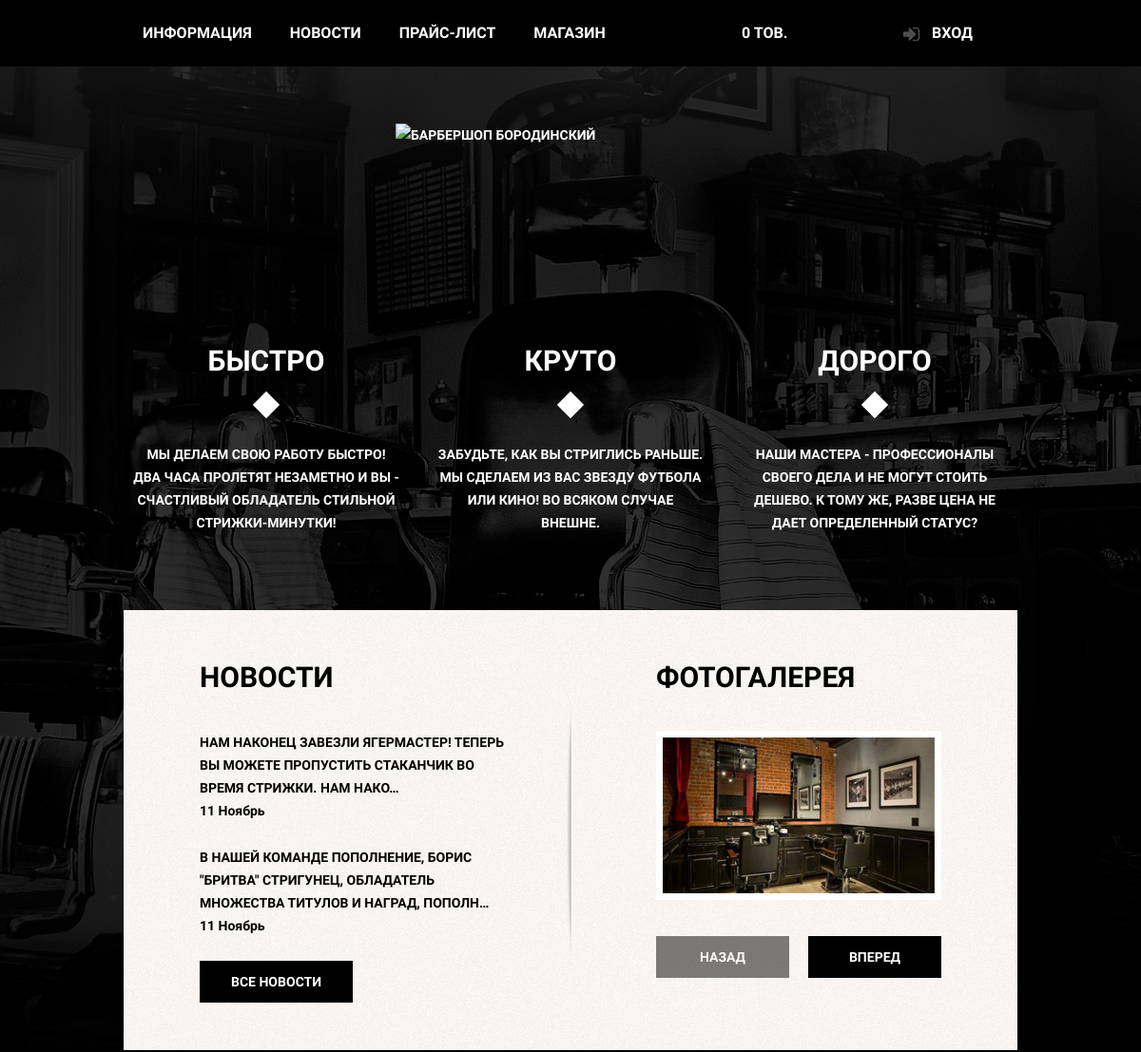
Before: / (upper part) with the older database file.
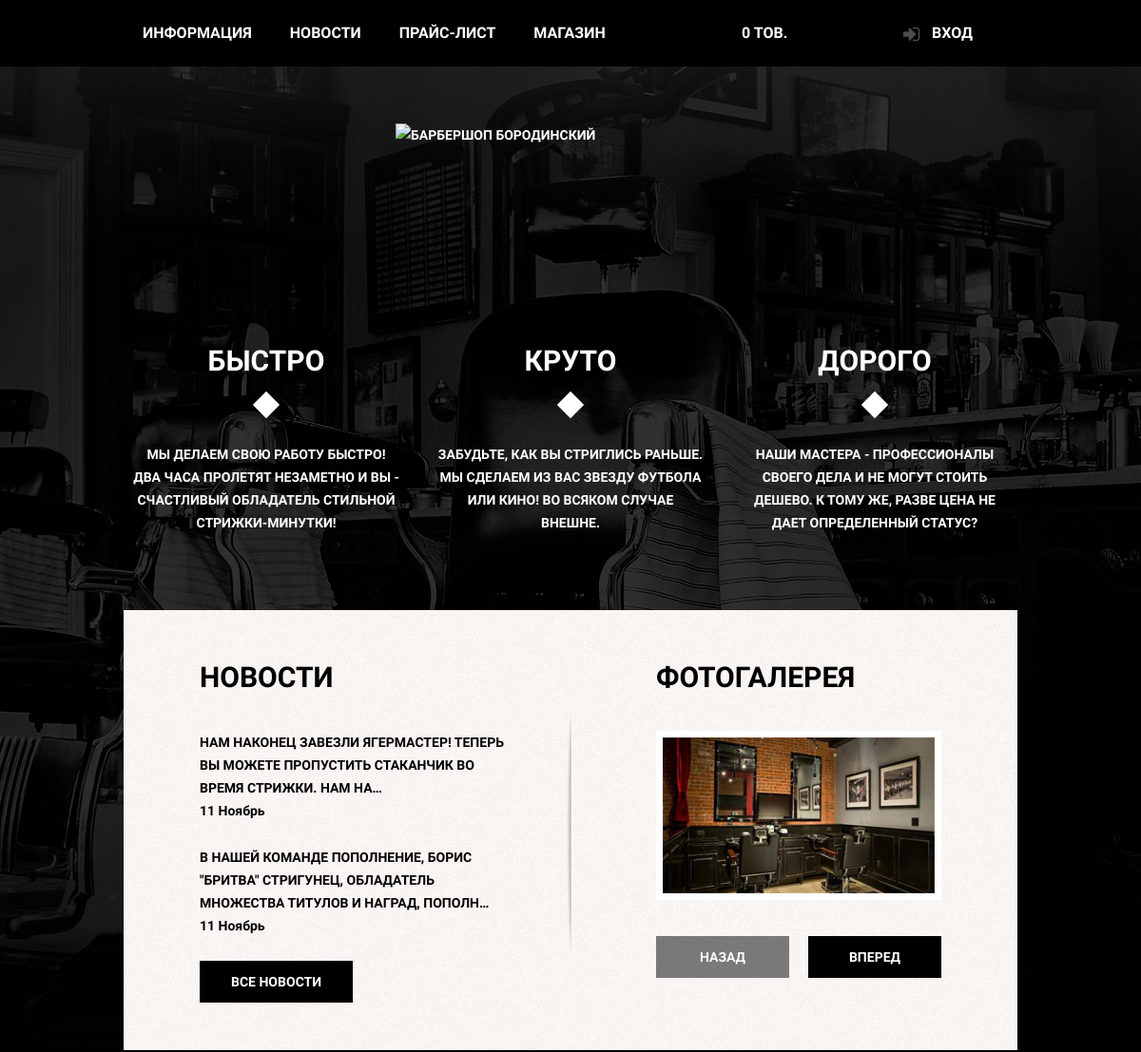
After: the same page with the newer database file.
### barber_app/models.py (models this page shows, shortened)
class News(models.Model):
	title = models.CharField(max_length=250, db_index=True)
	slug = models.SlugField(max_length=250, unique=True)
	body = RichTextUploadingField(blank=True, null=True)
	date = models.DateField()
	class Meta:
		ordering = ['-date']

### barber_app/views.py (the view)
# urls.py: path('', main_page, name='main_page_url'),
def main_page(request):
	recordform = RecordForm()
	pasts_news = News.objects.all()[:2]
	content = {'pasts_news': pasts_news, 'recordform': recordform}
	return render(request, 'barber_app/index.html', content)

### barber_app/cart.py (called while the page is built)
	def __len__(self):
		return sum(item['quantity'] for item in self.cart.values())

### barber_app/context_processors.py (called while the page is built)
def cart(request):
	return {'cart': Cart(request)}

def loginform(request):
	return {'form': LoginForm}

### barber_app/templates/barber_app/index.html (shortened to what this page needs)
{% extends 'barber_app/barber_base.html' %}
{% load static %}
{% block content %}
    <div class="index-logo">
        <img src="{% static 'images/index-logo.png' %}" width="368" height="204" alt="Барбершоп Бородинский">
    </div>
    <section class="features clearfix">
        <div class="feature-item">
            <b class="feature-name">Быстро</b>
            <p>Мы делаем свою работу быстро! Два часа пролетят незаметно и вы -
                счастливый обладатель стильной стрижки-минутки!</p>
        </div>
        <div class="feature-item">
            <b class="feature-name">Круто</b>
            <p>Забудьте, как вы стриглись раньше. Мы сделаем из вас звезду
                футбола или кино! Во всяком случае внешне.</p>
        </div>
        <div class="feature-item">
            <b class="feature-name">Дорого</b>
            <p>Наши мастера - профессионалы своего дела и не могут стоить дешево. К
                тому же, разве цена не дает определенный статус?</p>
        </div>
    </section>
    <div class="index-content clearfix">
        <div class="index-content-left">
            <h2 class="index-content-title">Новости</h2>
            <ul class="news-preview">
				{% for news in pasts_news %}
                <li>
                    <p>{{ news.body|truncatechars:100|safe }}</p>
                    <time datetime=" {{news.date}} "> {{ news.date|date:"m F" }}</time>
                </li>
				{% endfor %}
            </ul>
            <a class="btn" href="{% url 'all_news_url' %}">Все новости</a>
        </div>
        <div class="index-content-right">
            <h2 class="index-content-title">Фотогалерея</h2>
            <div class="gallery">
                <figure class="gallery-content">
                    <img src="{% static 'images/photo-gallery1.jpg' %}" width="286"
                    height="164" alt="">
                </figure>
                <button class="btn btn-gallery-prev" disabled>Назад</button>
                <button class="btn btn-gallery-next">Вперед</button>
            </div>
        </div>
    </div>
{% endblock %}

Changed rows visible on the page:
changed News: body "НАМ НАКОНЕЦ ЗАВЕЗЛИ ЯГЕРМАСТЕР! ТЕПЕРЬ ВЫ МОЖЕТЕ ПРОПУСТИТЬ СТАКАНЧИК ВО ВРЕМЯ СТРИЖКИ. НАМ НАКО…" → "НАМ НАКОНЕЦ ЗАВЕЗЛИ ЯГЕРМАСТЕР! ТЕПЕРЬ ВЫ МОЖЕТЕ ПРОПУСТИТЬ СТАКАНЧИК ВО ВРЕМЯ СТРИЖКИ. НАМ НА…"
